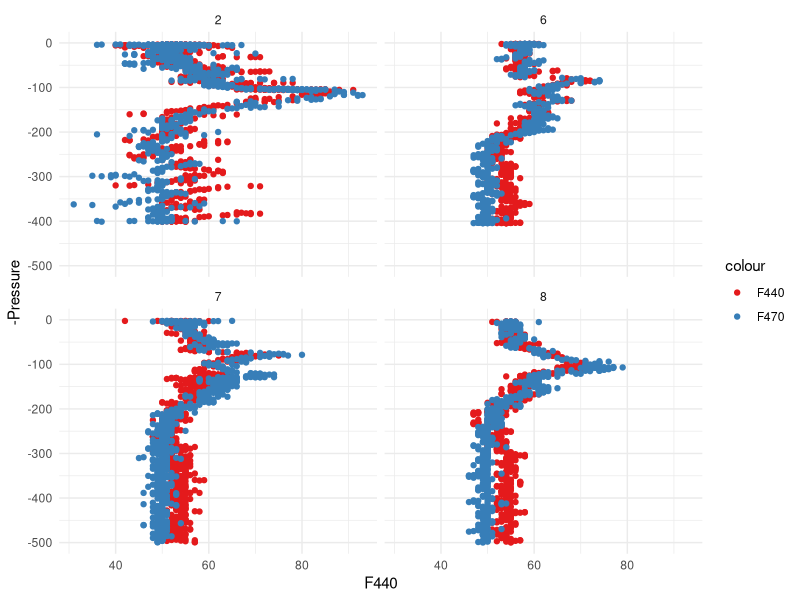
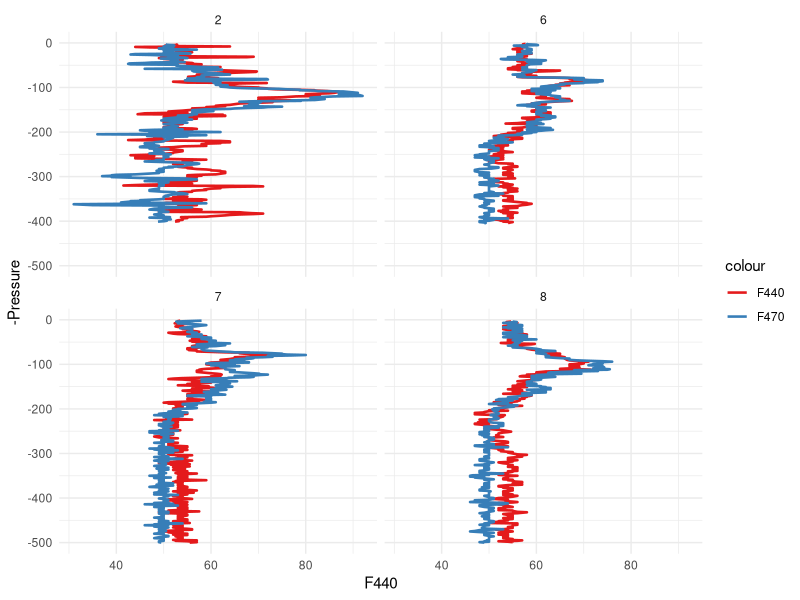
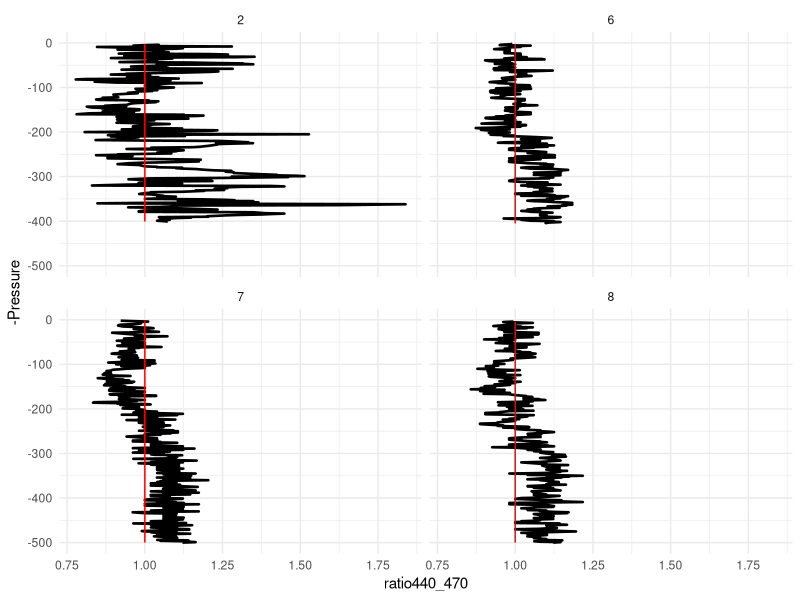

The R script that drew these images, in order:
library(tidyverse)

tonga_01 <- read_table2("Tonga/Data/TONGA_ECO1.txt")
tonga_02 <- read_table2("Tonga/Data/TONGA_ECO2.txt")
tonga <- bind_rows(tonga_01, tonga_02)

tonga_to_plot <- filter(tonga, F440 > 0  & Station %in% c("2", "6", "7", "8"))
ggplot(tonga_to_plot)+
  geom_point(aes(x = F440, y = -Pressure, colour = "F440"))+
  geom_point(aes(x = F470, y = -Pressure, colour = "F470"))+
  scale_color_brewer(palette = "Set1")+
  ylim(-500,0)+
  theme_minimal()+
  facet_wrap( .~ Station)

tonga_to_plot <- tonga_to_plot %>%
  mutate(Pressure = round(Pressure)) %>% 
  group_by(Pressure, Station) %>%
  summarise_at(.vars = c("F440", "F470"), .funs = list(mean)) %>%
  mutate(ratio440_470 = F440 / F470) %>% 
  ungroup()


ggplot(tonga_to_plot)+
  geom_path(aes(x = F440, y = -Pressure, colour = "F440"), size = 0.9)+
  geom_path(aes(x = F470, y = -Pressure, colour = "F470"), size = 0.9)+
  scale_color_brewer(palette = "Set1")+
  ylim(-500,0)+
  theme_minimal()+
  facet_wrap( .~ Station)

ggplot(tonga_to_plot)+
  geom_path(aes(x = ratio440_470, y = -Pressure), size = 0.9)+
  geom_line(aes(x = 1, y = -Pressure), colour = "Red")+
  ylim(-500,0)+
  theme_minimal()+
  facet_wrap( .~ Station)
